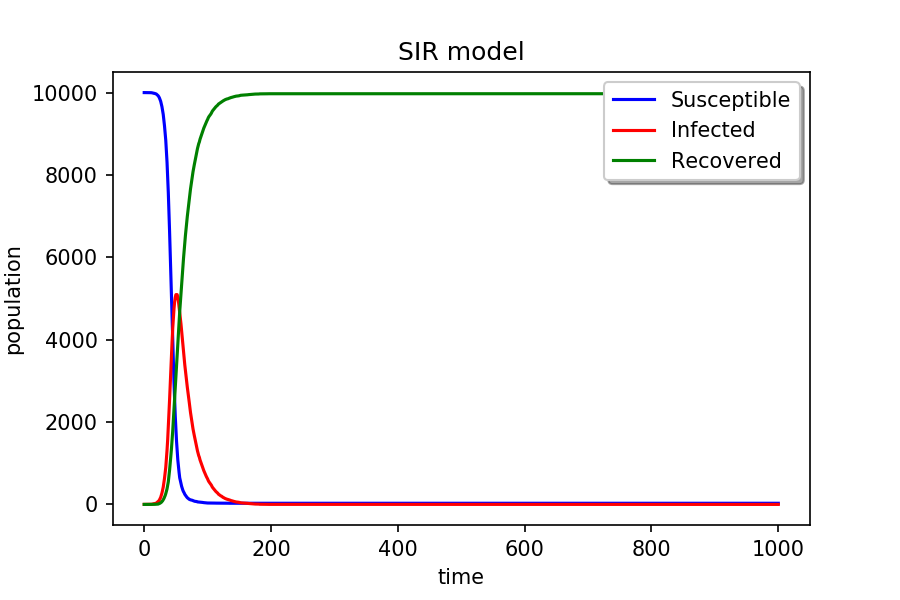

Generate this figure with Python:
# -*- coding: utf-8 -*-
"""
Created on Fri May 15 09:57:29 2020

@author: Administrator
"""


import numpy as np
import matplotlib.pyplot as plt
plt . figure(figsize=(6,4),dpi =150)
S=9999
I=1
R=0
N=S+I+R
beta=0.3
gamma=0.05
s=[S]
i=[I]
r=[R]
time=1000
for tmp in range(1,time+1):
    curr_beta=beta*I/N
    s_inf=list(np.random.choice(range(2),S,p=[1-curr_beta,curr_beta])).count(1)
    S=S-s_inf
    I=I+s_inf
    i_rec=list(np.random.choice(range(2),I,p=[1-gamma,gamma])).count(1)
    I=I-i_rec
    R=R+i_rec
    s.append(S)
    i.append(I)
    r.append(R)
plt.xlabel('time')
plt.ylabel('population')
plt.title('SIR model')
plt.plot(list(range(time+1)), s, 'b',label='Susceptible')
plt.plot(list(range(time+1)), i, 'r',label='Infected')
plt.plot(list(range(time+1)), r, 'g',label='Recovered')
legend = plt.legend(loc='upper right', shadow=True)
plt.savefig("SIR",type='png')
plt.close()